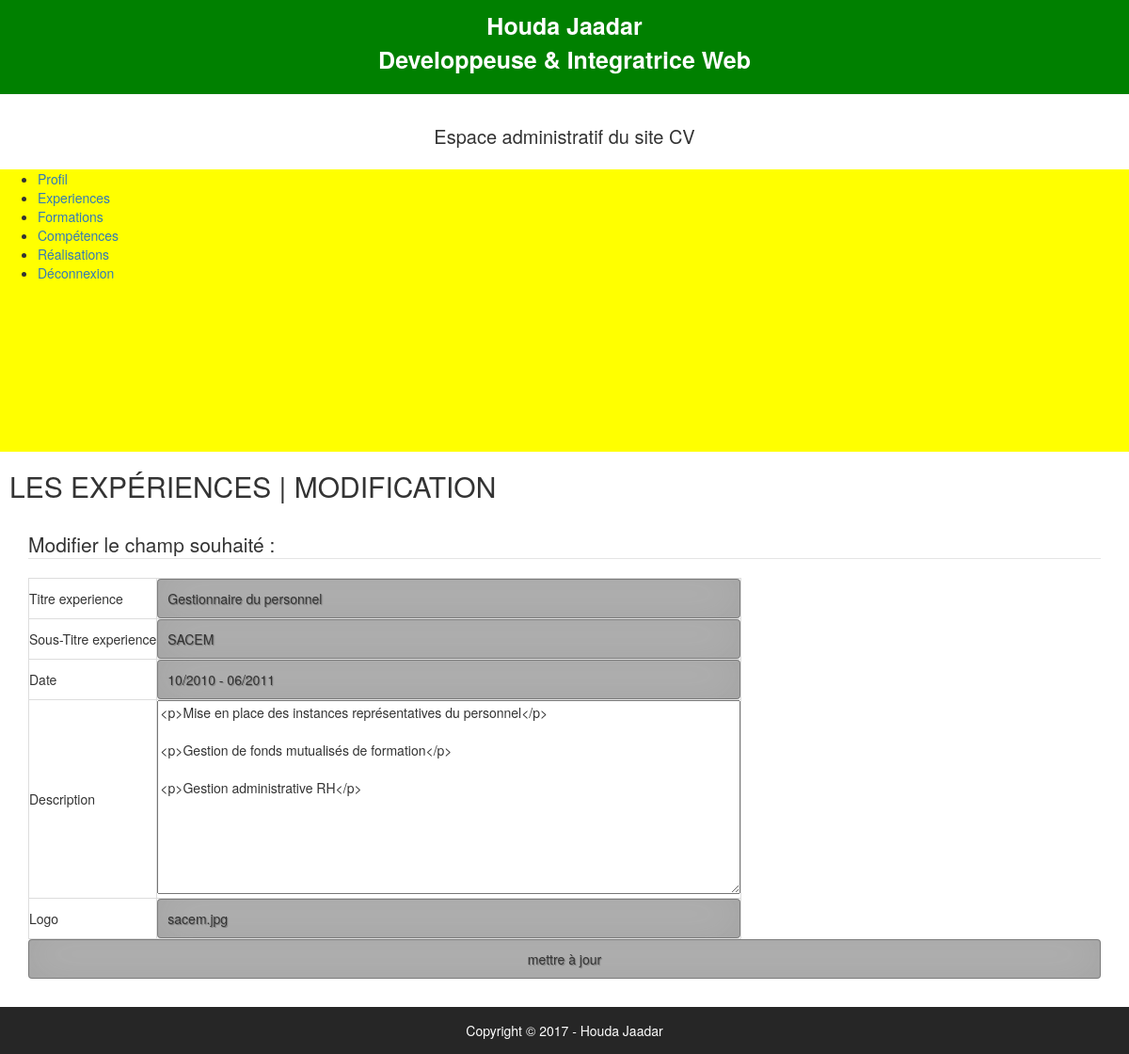
Screenshot of /admin/modif_experience.php?id_experience=19 (signed in) with the database file from the repository.
### tables this page shows
CREATE TABLE `t_utilisateur` (
  `id_utilisateur` smallint(5) NOT NULL,
  `prenom` varchar(25) NOT NULL,
  `nom` varchar(25) NOT NULL,
  `email` varchar(50) NOT NULL,
  `telephone` varchar(20) NOT NULL COMMENT 'varchar car 0 n''est pas un entier',
  `mdp` varchar(13) NOT NULL,
  `pseudo` varchar(13) NOT NULL,
  `avatar` varchar(13) NOT NULL,
  `age` smallint(5) NOT NULL,
  `date_naissance` date NOT NULL,
  `sexe` enum('Femme','Homme') NOT NULL,
  `etat_civil` enum('M.','Mme') NOT NULL,
  `statut_marital` varchar(13) NOT NULL,
  `adresse` text NOT NULL,
  `code_postal` varchar(5) NOT NULL,
  `ville` varchar(50) NOT NULL,
  `pays` varchar(25) NOT NULL,
  `note` varchar(20) NOT NULL
);

CREATE TABLE `t_experiences` (
  `id_experience` int(11) NOT NULL,
  `titre_e` text NOT NULL,
  `sous_titre_e` text,
  `dates_e` text,
  `description_e` text NOT NULL,
  `img_e` varchar(255) NOT NULL,
  `utilisateur_id` int(11) NOT NULL
);

### admin/modif_experience.php (the view, shortened to what this page needs)
<?php require '../connexion/connexion.php'; ?>
<?php
$id_experience = $_GET['id_experience'];
$sql = $pdoCV -> query("SELECT * FROM t_experiences WHERE id_experience = '$id_experience'");
$ligne_experience = $sql->fetch();
?>
<?php include'haut.php';?>
	<div class="contenuPrincipal">
		<h2 class="h2"> Les expériences | modification </h2>
		<div>
			<form action="modif_experience.php" method="POST">
				<legend>Modifier le champ souhaité : </legend>
				<table class="table-bordered">
                    <tr>
                        <td>Titre experience</td>
                        <td><input type="text" name="titre_e" value="<?= $ligne_experience['titre_e']; ?>" required></td>
                    </tr>
                    <tr>
                        <td>Sous-Titre experience</td>
                        <td><input type="text" name="sous_titre_e" value="<?= $ligne_experience['sous_titre_e']; ?>" required></td>
                    </tr>
					<tr>
                        <td>Date</td>
                        <td><input type="text" name="dates_e" value="<?= $ligne_experience['dates_e']; ?>" required></td>
                    </tr>
					<tr>
                        <td>Description</td>
                        <td><textarea id="editor1" size="100" cols="80" rows="10" name="description_e" required><?= $ligne_experience['description_e']; ?></textarea>
                        </td>
                    </tr>
                    <tr>
                        <td>Logo</td>
                        <td><input type="text" name="img_e" value="<?= $ligne_experience['img_e']; ?>" required></td>
                    </tr>
				</table>
					<input type="submit" value="mettre à jour">
			</form>
		</div>
	</div>
<?php include'bas.php';?>

### admin/haut.php (shortened to what this page needs)
<?php require '../connexion/connexion.php'; ?>
<?php
        $sql = $pdoCV->query("SELECT * FROM t_utilisateur");
        $resultat = $sql->fetch();?>
<!DOCTYPE html>
<html lang="fr">
<head>
    <link rel="stylesheet" type="text/css" href="../css/style.css">
    <link rel="stylesheet" href="https://maxcdn.bootstrapcdn.com/bootstrap/3.3.7/css/bootstrap.min.css">
</head>
<body>
    <header>
    	<div class="nom">
    		<p><?php echo $resultat['prenom'].' ' .$resultat['nom'].'<br>';?>
    		Developpeuse & Integratrice Web</p>
    	</div>
    	<h1 id="espaceAdmin">Espace administratif du site CV</h1>
        <div id="navb">
            <nav id="navbar">
                <ul>
                    <li><a href="utilisateur.php">Profil</a></li>
                    <li><a href="experience.php">Experiences</a></li>
                    <li><a href="formation.php">Formations</a></li>
                    <li><a href="competence.php">Compétences</a></li>
                    <li><a href="realisation.php">Réalisations</a></li>
                    <li><a href="index.php?deconnect">Déconnexion</a></li>
                </ul>
            </nav>
        </div>
    </header>

### admin/bas.php
<?php require '../connexion/connexion.php'; ?>
 <?php $sql = $pdoCV->query("SELECT * FROM t_utilisateur");
 $resultat = $sql->fetch(); ?>
<footer>
	<div>
		<p>Copyright © <?php echo DATE('Y').' - '.$resultat['prenom'].' ' .$resultat['nom'];?> </p>
	</div>
</footer>
</body>
</html>

### css/style.css (style rules this page uses)
body { font-family: 'Quicksand', sans-serif; margin: 0; padding: 0; border: 0; }
.nom { height: 100px; background-color: green; text-align: center; font-weight: bolder; font-size: 25px; padding-top: 10px; padding-bottom: 15px; color: white; }
#navbar { margin: 0 auto; width:1200px; height: 300px; }
#navb { width: 100%; background-color: yellow; }
#espaceAdmin { font-size: 20px; text-align: center; height: 50px; line-height: 50px; }
.h2 { font-size: 20px; font-weight: bolder; text-transform: uppercase; margin: 30px 10px; }
form { margin: 30px 30px; }
footer { height: 50px; background-color: #262626; text-align: center; font-size:1em; color: white; line-height: 50px; }
* { -webkit-box-sizing:border-box; -moz-box-sizing:border-box; -ms-box-sizing:border-box; -o-box-sizing:border-box; box-sizing:border-box; }
html { width: 100%; height:100%; overflow:hidden; }
body { width: 100%; height:100%; font-family: 'Open Sans', sans-serif; background: #092756; }
input { width: 100%; margin-bottom: 10px; background: rgba(0,0,0,0.3); border: none; outline: none; padding: 10px; font-size: 13px; color: #fff; text-shadow: 1px 1px 1px rgba(0,0,0,0.3); border: 1px solid rgba(0,0,0,0.3); border-radius: 4px; box-shadow: inset 0 -5px 45px rgba(100,100,100,0.2), 0 1px 1px rgba(255,255,255,0.2); -webkit-transition: box-shadow .5s ease; -moz-transition: box-shadow .5s ease; -o-transition: box-shadow .5s ease; -ms-transition: box-shadow .5s ease; transition: box-shadow .5s ease; }

### rows the page displays
t_utilisateur: prenom "Houda", nom "Jaadar"
t_experiences: titre_e "Gestionnaire du personnel", sous_titre_e "SACEM", dates_e "10/2010 - 06/2011", description_e "<p>Mise en place des instances représentatives du personnel</p> <p>Gestion de fonds mutualisés de formation</p> <p>Gestion administrative RH</p>", img_e "sacem.jpg"

### other values shown
DATE('Y') "2017"
